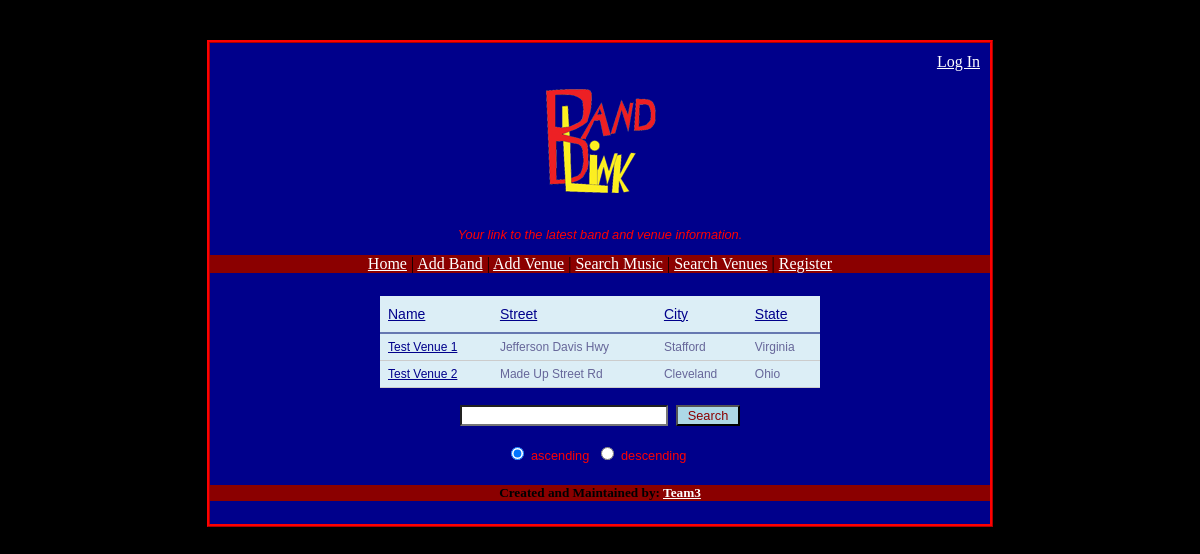
The app's page /searchVenue.php with its own data.
### tables this page shows
CREATE TABLE IF NOT EXISTS `venue` (
  `venueName` varchar(60) NOT NULL,
  `venueState` varchar(60) NOT NULL,
  `venueCity` varchar(80) NOT NULL,
  `venueStreet` varchar(100) NOT NULL,
  `venueDescription` blob NOT NULL,
  `venuePicture` varchar(100) NOT NULL,
  `venueMap` varchar(150) NOT NULL,
  PRIMARY KEY (`venueName`)
);

### searchVenue.php (the view, shortened to what this page needs)
<!DOCTYPE html PUBLIC "-//W3C//DTD XHTML 1.0 Transitional//EN"
  "http://www.w3.org/TR/xhtml1/DTD/xhtml1-transitional.dtd">
<html xmlns="http://www.w3.org/1999/xhtml" xml:lang="en" lang="en">
<head>
  <link rel="stylesheet" type="text/css" href="style.css" />
</head>
<body>
<div id="wrap">
    <?php include("header.php"); ?>
	<center><div id="search">
	<?php
	include("db_connect.php");
	$search = $_GET['q'];
	$sort = $_GET['sort'];
	if (empty($sort)) $sort = "venueName";
	$desc = $_GET['desc'];
	$find = "LIKE '%$search%'";
	$query = "SELECT * FROM venue WHERE venueName $find OR venueState $find OR venueCity $find ORDER BY $sort";
	echo "<br />";
	$results = mysqli_query($db, $query) or die("Error Querying Database");
	$sortlink = "searchVenue.php?sort=";
	$desclink = "&desc=$desc";
	echo "<table id=\"hor-minimalist-b\" >\n<tr>";
	echo "<th><a style='color:darkblue;' href='".$sortlink."venueName".$desclink."'>Name</a></th>";
	echo "<th><a style='color:darkblue;' href='".$sortlink."venueStreet".$desclink."'>Street</a></th>";
	echo "<th><a style='color:darkblue;' href='".$sortlink."venueCity".$desclink."'>City</a></th>";
	echo "<th><a style='color:darkblue;' href='".$sortlink."venueState".$desclink."'>State</a></th>";
	echo "</tr>\n";
	while ($row = mysqli_fetch_assoc($results))
	{
		$name = $row['venueName'];
		$street = $row['venueStreet'];
		$city = $row['venueCity'];
		$state = $row['venueState'];
		$linked_name = "<a style='color:darkblue;' href='venueprofile.php?name=$name'>$name</a>";
		echo "<tr>";
		echo "<td>$linked_name</td>";
		echo "<td>$street</td>";
		echo "<td>$city</td>";
		echo "<td>$state</td>";
		echo "</tr>\n";
	}
	echo "</table>\n";
	echo "<p><form method='get' action='searchVenue.php'>";
	echo "<input type='text' name='q' value='$search' />";
	echo "&nbsp;&nbsp;<input type='submit' value=' Search ' name='submit' /></p>";
	echo "<p><input type='radio' name='desc' value=0";
	if ($desc == 0 || $desc == "") echo " checked";
	echo " />&nbsp;ascending&nbsp;&nbsp;";
	echo "<input type='radio' name='desc' value=1";
	if ($desc == 1) echo " checked";
	echo " />&nbsp;descending&nbsp;&nbsp;</p>";
	?>
</div>
</body>
</html>

### style.css (style rules this page uses)
body { padding: 0; margin: 0; background-color: black; background-repeat: repeat-x; color: #000; text-align: center; }
A:link { color: white; }
#wrap { border-style: ridge; border-color: Red; width: 780px; margin-top: 40px; margin-right: auto; margin-left: auto; margin-bottom:40px; background: darkblue; }
#footer { clear: both; background: darkred; }
p { color: red; background-color: transparent; font-family: "Lucida Sans Unicode", "Lucida Grande", Sans-Serif; font-size: 0.8em; }
input { color: #039; background-color: transparent; font-family: "Lucida Sans Unicode", "Lucida Grande", Sans-Serif; font-size: 0.8em; }
input[type=text] { margin-top: 5px; margin-bottom: 5px; background-color: white; color:black; width: 200px; }
input[type=submit] { background-color: lightblue; color: darkred; }
#hor-minimalist-b { font-family: "Lucida Sans Unicode", "Lucida Grande", Sans-Serif; font-size: 12px; background: #dceef6;; margin: 5px; width: 440px; border-collapse: collapse; text-align: left; }
#hor-minimalist-b th { font-size: 14px; font-weight: normal; color: #039; padding: 10px 8px; border-bottom: 2px solid #6678b1; }
#hor-minimalist-b td { border-bottom: 1px solid #ccc; color: #669; padding: 6px 8px; }

### records on screen
venue: venueName "Test Venue 1", venueStreet "Jefferson Davis Hwy", venueCity "Stafford", venueState "Virginia"
venue: venueName "Test Venue 2", venueStreet "Made Up Street Rd", venueCity "Cleveland", venueState "Ohio"
